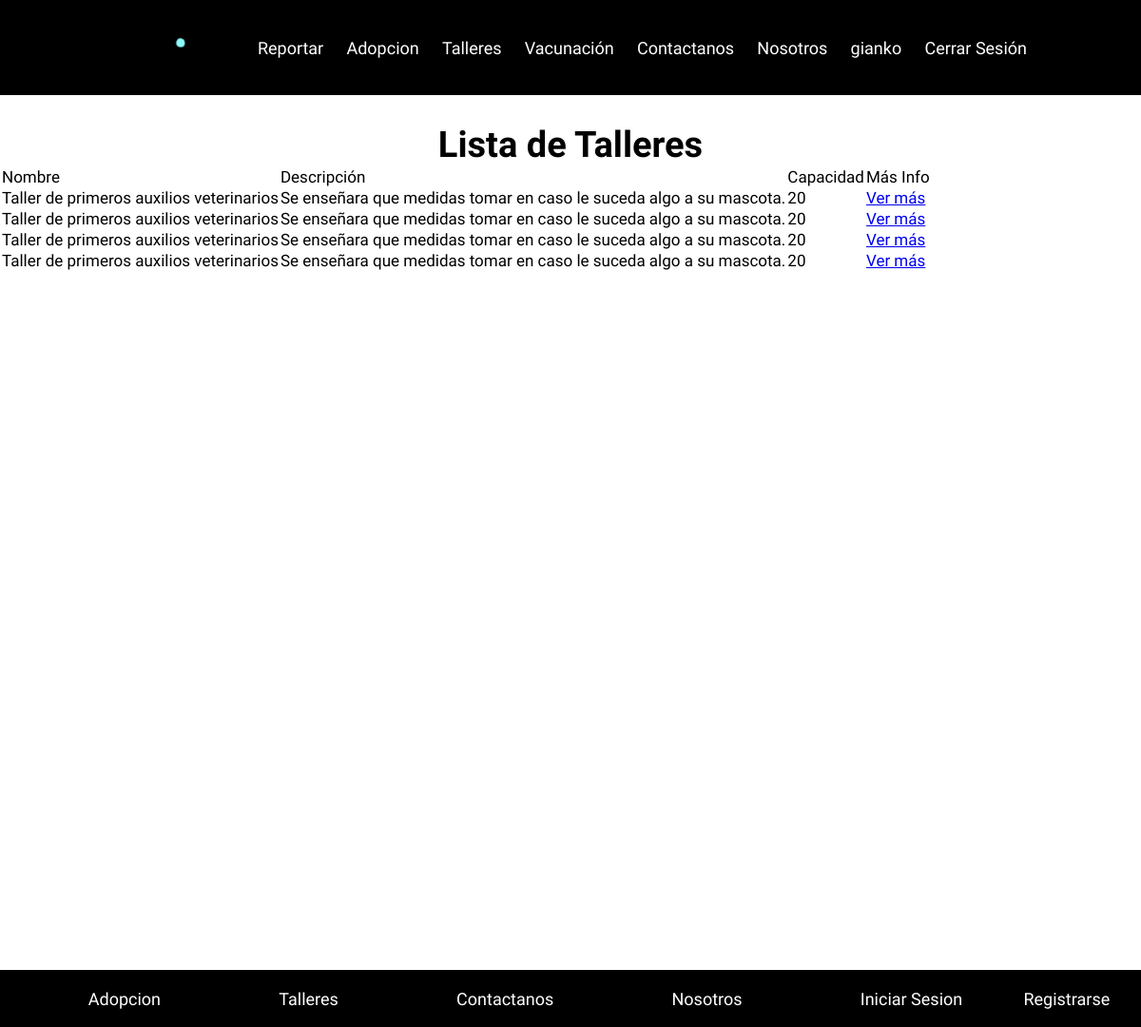
The page /paginas/talleres.php (signed in) on the database its author committed.
### tables this page shows
CREATE TABLE `talleres` (
  `id` int(11) NOT NULL,
  `nombre` varchar(120) NOT NULL,
  `fecha` date NOT NULL,
  `hora` time NOT NULL,
  `capacidad` tinyint(4) NOT NULL,
  `descripcion` varchar(200) DEFAULT NULL
);

### Funciones/variables.php (called while the page is built, shortened)
<?php
$tab_talleres="talleres";
$id_taller="id";
$nom_taller="nombre";
$capacidad_taller="capacidad";
$desc_taller="descripcion";
?>

### paginas/talleres.php (the view, shortened to what this page needs)
<?php
include_once ("../Funciones/variables.php");
$pdo=new PDO("mysql:host=localhost;dbname=$dbname;charset=utf8","root","");
$sql="SELECT * FROM $tab_talleres ORDER BY $id_taller ASC";
?>
<!DOCTYPE html>
<html lang="en">
<head>
    <link rel="stylesheet" href="../estilos/estilonosotros.css">
</head>
<body>
    <?php include ('../Funciones/cabecera_resto.php') ?>
    <div class="contenido_talleres">
    <h2>Lista de Talleres</h2>
    <table>
    <tr>
        <td>Nombre</td>
        <td>Descripción</td>
        <td>Capacidad</td>
        <td>Más Info</td>
    </tr>
    <?php
        foreach($pdo->query($sql) as $fila){ ?>
            <tr>
                <td><?php echo $fila[$nom_taller] ?></td>
                <td><?php echo $fila[$desc_taller] ?></td>
                <td><?php echo $fila[$capacidad_taller] ?></td>
                <td><a href="info_taller.php?t=<?php echo $fila[$id_taller] ?>">Ver más</a></td>
            </tr>
            <?php
            }
    ?>
    </table>
    </div>
    <?php include ('../Funciones/footer_resto.php') ?>
</body>
</html>

### estilos/estilonosotros.css (style rules this page uses)
* { padding: 0; margin:0; }
html { font-size: 62.5%; }
body { font-family: 'Indie Flower', cursive; font-size: 1.7rem; }
body h1,h2,h3 { display:flex; font-size :3.8rem; justify-content: center; }
.contenido_talleres { padding-top:13rem; padding-bottom: 9rem; height:100vh; }

### rows shown on the page
talleres: nombre "Taller de primeros auxilios veterinarios", descripcion "Se enseñara que medidas tomar en caso le suceda algo a su mascota.", capacidad "20"
talleres: nombre "Taller de primeros auxilios veterinarios", descripcion "Se enseñara que medidas tomar en caso le suceda algo a su mascota.", capacidad "20"
talleres: nombre "Taller de primeros auxilios veterinarios", descripcion "Se enseñara que medidas tomar en caso le suceda algo a su mascota.", capacidad "20"
talleres: nombre "Taller de primeros auxilios veterinarios", descripcion "Se enseñara que medidas tomar en caso le suceda algo a su mascota.", capacidad "20"

### other values the page prints
$_SESSION["usuario"] "gianko"
